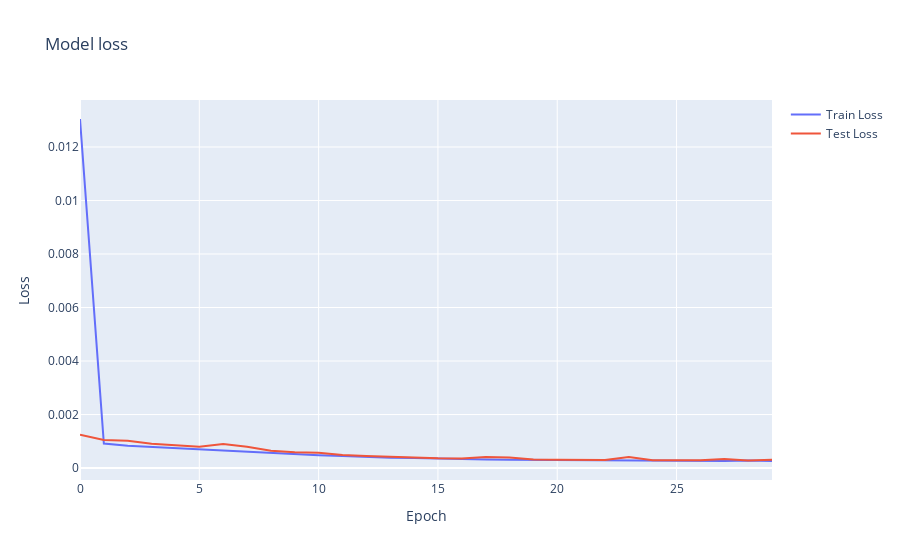

This figure's notebook cell:
### Code cell
loss_fig = go.Figure()
loss_fig.add_trace(go.Scatter(y=history.history['loss'], mode='lines', name='Train Loss'))
loss_fig.add_trace(go.Scatter(y=history.history['val_loss'], mode='lines', name='Test Loss'))
loss_fig.update_layout(title='Model loss', xaxis_title='Epoch', yaxis_title='Loss')
loss_fig.show()

### Figure 1 — Plotly figure (JSON) as saved in the notebook; plotly's stock layout.template omitted (floating-point values rounded to 4 significant figures)
{"data": [{"mode": "lines", "name": "Train Loss", "type": "scatter", "y": [0.01305, 0.0009132, 0.0008318, 0.0007874, 0.0007353, 0.0006913, 0.0006456, 0.0005991, 0.0005535, 0.0005196, 0.0004807, 0.0004501, 0.000414, 0.0003865, 0.000374, 0.0003468, 0.0003388, 0.0003198, 0.0003079, 0.0003018, 0.0002916, 0.0002921, 0.0002807, 0.0002764, 0.0002748, 0.0002788, 0.0002644, 0.0002636, 0.0002778, 0.000267]}, {"mode": "lines", "name": "Test Loss", "type": "scatter", "y": [0.001246, 0.001047, 0.00102, 0.0009127, 0.0008494, 0.0007959, 0.0008969, 0.0008, 0.0006433, 0.0005917, 0.0005696, 0.0004914, 0.0004507, 0.00042, 0.0004154, 0.0003652, 0.0003574, 0.0004102, 0.0003985, 0.0003153, 0.000307, 0.0003149, 0.0003016, 0.0004144, 0.0002903, 0.0002895, 0.000287, 0.0003382, 0.000285, 0.0003121]}], "layout": {"title": {"text": "Model loss"}, "xaxis": {"title": {"text": "Epoch"}}, "yaxis": {"title": {"text": "Loss"}}}}
